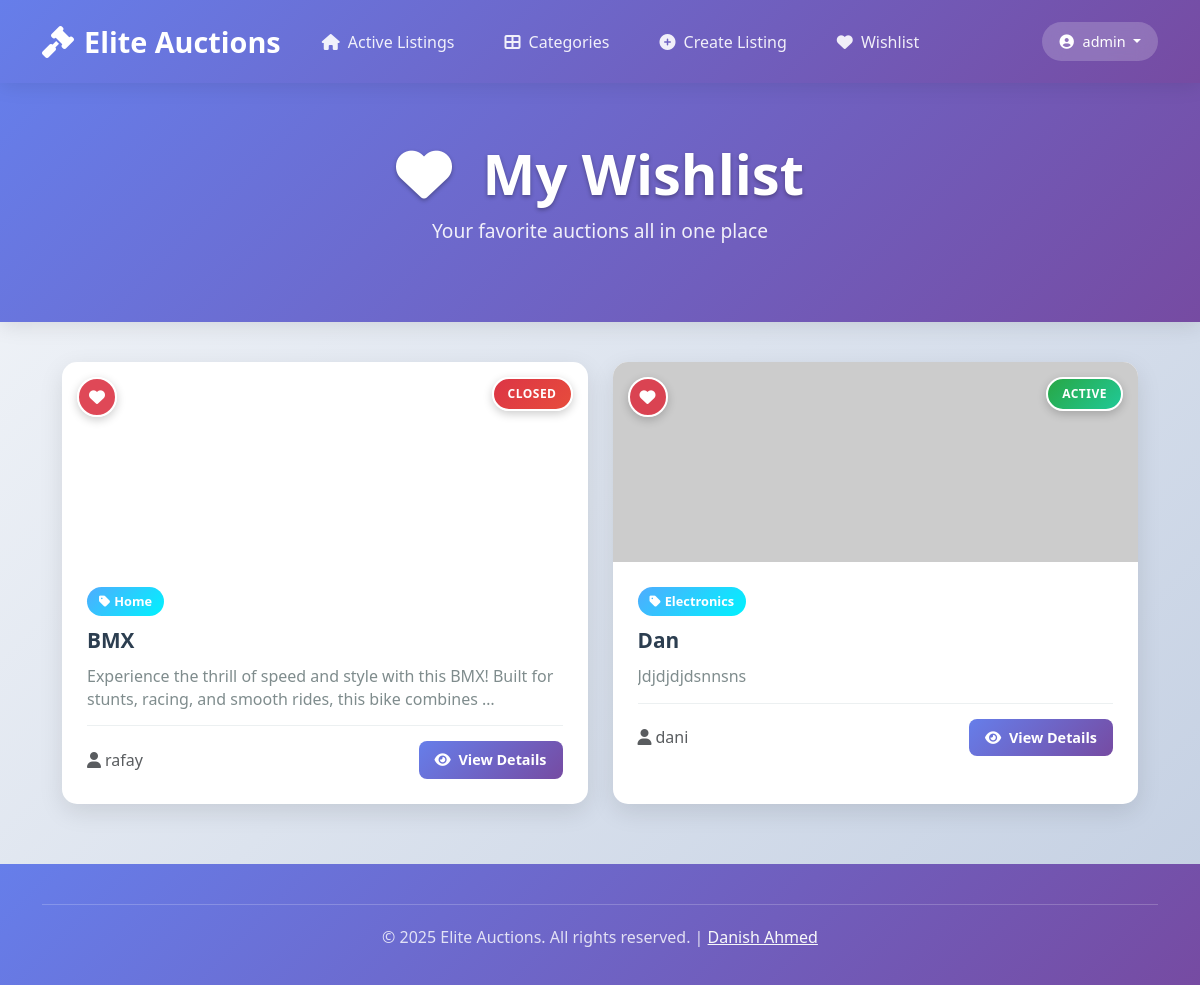
/wishlist (signed in), run on the app's committed database.
### auctions/models.py (models this page shows, shortened)
class User(AbstractUser):
    pass

class Listing(models.Model):
    title=models.CharField(max_length=64)
    desc=models.TextField()
    url=models.URLField(blank=True)
    is_active = models.BooleanField(default=True)
    owner = models.ForeignKey("User", on_delete=models.CASCADE)
    winner = models.ForeignKey(User, on_delete=models.SET_NULL, null=True, blank=True, related_name="won_listings")
    category=models.CharField(max_length=64,blank=True,choices=[
        ("Fashion", "Fashion"),
        ("Toys", "Toys"),
        ("Electronics", "Electronics"),
        ("Home", "Home"),
        ]
    )

### auctions/views.py (the view)
# urls.py: path('wishlist',views.wishlist,name="wishlist"),
@login_required
def wishlist(request):
    user = request.user
    wishlist, created = WishList.objects.get_or_create(user=user)
    return render(request, 'auctions/wishlist.html', {
        "wishlist": wishlist.listings.all()
    })

### auctions/templates/auctions/wishlist.html (shortened to what this page needs)
{% extends "auctions/layout.html" %}
{% load static %}
{% block head %}
<link href="https://cdnjs.cloudflare.com/ajax/libs/font-awesome/6.4.0/css/all.min.css" rel="stylesheet">
{% endblock %}
{% block body %}
<div class="main-header">
    <div class="container">
        <h2 class="display-4">
            <i class="fas fa-heart me-3"></i>
            My Wishlist
        </h2>
        <p>Your favorite auctions all in one place</p>
    </div>
</div>
<div class="container">
    {% if wishlist %}
    <div class="wishlist-grid">
        {% for listing in wishlist %}
        <a href="{% url 'listing' listing.pk %}" class="wishlist-card">
            <div class="heart-icon">
                <i class="fas fa-heart"></i>
            </div>
            <span class="status-badge {% if listing.is_active %}status-active{% else %}status-closed{% endif %}">
                {% if listing.is_active %}ACTIVE{% else %}CLOSED{% endif %}
            </span>
            <div class="card-image" style="background-image: url('{% firstof listing.url "https://via.placeholder.com/300x200?text=No+Image" %}')">
            </div>
            <div class="card-content">
                {% if listing.category %}
                <span class="card-category">
                    <i class="fas fa-tag me-1"></i>{{ listing.category }}
                </span>
                {% endif %}
                <h5 class="card-title">{{ listing.title }}</h5>
                {% if listing.desc %}
                <p class="card-description">{{ listing.desc|truncatechars:120 }}</p>
                {% endif %}
                <div class="card-footer">
                    <span class="text-muted">
                        <i class="fas fa-user me-1"></i>{{ listing.owner.username }}
                    </span>
                    <span class="view-btn">
                        <i class="fas fa-eye me-1"></i> View Details
                    </span>
                </div>
            </div>
        </a>
        {% endfor %}
    </div>
    {% endif %}
</div>
{% endblock %}

### auctions/templates/auctions/layout.html (shortened to what this page needs)
{% load static %}
<!DOCTYPE html>
<html lang="en">
<head>
    <link href="https://cdnjs.cloudflare.com/ajax/libs/bootstrap/5.3.0/css/bootstrap.min.css" rel="stylesheet">
    <link href="https://cdnjs.cloudflare.com/ajax/libs/font-awesome/6.4.0/css/all.min.css" rel="stylesheet">
    <link href="{% static 'auctions/styles.css' %}" rel="stylesheet">
    {% block head %}{% endblock %}
</head>
<body>
    <nav class="navbar navbar-expand-lg modern-navbar fixed-top">
        <div class="container">
            <a class="navbar-brand" href="{% url 'index' %}">
                <i class="fas fa-gavel"></i>
                Elite Auctions
            </a>
            <div class="collapse navbar-collapse" id="navbarNav">
                <ul class="navbar-nav me-auto">
                    <li class="nav-item">
                        <a class="nav-link" href="{% url 'index' %}">
                            <i class="fas fa-home me-1"></i>
                            Active Listings
                        </a>
                    </li>
                    <li class="nav-item">
                        <a class="nav-link" href="{% url 'categories' %}">
                            <i class="fas fa-th-large me-1"></i>
                            Categories
                        </a>
                    </li>
                    {% if user.is_authenticated %}
                        <li class="nav-item">
                            <a class="nav-link" href="{% url 'createListing' %}">
                                <i class="fas fa-plus-circle me-1"></i>
                                Create Listing
                            </a>
                        </li>
                        <li class="nav-item">
                            <a class="nav-link" href="{% url 'wishlist' %}">
                                <i class="fas fa-heart me-1"></i>
                                Wishlist
                            </a>
                        </li>
                    {% endif %}
                </ul>
                <div class="d-flex align-items-center">
                    {% if user.is_authenticated %}
                        <div class="dropdown">
                            <button class="btn dropdown-toggle user-badge" type="button" data-bs-toggle="dropdown">
                                <i class="fas fa-user-circle"></i>
                                {{ user.username }}
                            </button>
                        </div>
                    {% endif %}
                </div>
            </div>
        </div>
    </nav>
    <main style="margin-top: var(--nav-height);">
        <div class="page-content">
            {% block body %}
            {% endblock %}
        </div>
    </main>
    <footer class="modern-footer">
        <div class="container">
            <div class="footer-bottom">
                <p>&copy; 2025 Elite Auctions. All rights reserved. | <a href="https://www.linkedin.com/in/danish-ahmed-6b46b4343/" class="text-light">Danish Ahmed</a></p>
            </div>
        </div>
    </footer>
</body>
</html>

### auctions/static/auctions/styles.css (style rules this page uses)
:root { --primary-gradient: linear-gradient(135deg, #667eea 0%, #764ba2 100%); --success-gradient: linear-gradient(135deg, #4facfe 0%, #00f2fe 100%); --danger-gradient: linear-gradient(135deg, #fa709a 0%, #fee140 100%); --card-shadow: 0 8px 25px rgba(0, 0, 0, 0.1); --card-shadow-hover: 0 15px 35px rgba(0, 0, 0, 0.15); }
body { background: linear-gradient(135deg, #f5f7fa 0%, #c3cfe2 100%); font-family: 'Segoe UI', Tahoma, Geneva, Verdana, sans-serif; min-height: 100vh; }
.main-header { background: var(--primary-gradient); padding: 60px 0; margin-bottom: 40px; color: white; text-align: center; box-shadow: 0 4px 20px rgba(0, 0, 0, 0.1); }
.status-active { background: var(--success-gradient); }
.status-closed { background: var(--danger-gradient); }

### auctions/templates/auctions/wishlist.html (style rules this page uses)
.main-header { background: linear-gradient(135deg, #667eea 0%, #764ba2 100%); padding: 60px 0; margin-bottom: 40px; color: white; text-align: center; box-shadow: 0 4px 20px rgba(0, 0, 0, 0.1); }
.main-header h2 { font-weight: 700; text-shadow: 0 2px 4px rgba(0, 0, 0, 0.3); margin: 0; }
.main-header p { font-size: 1.2rem; opacity: 0.9; margin-top: 10px; }
.wishlist-grid { display: grid; grid-template-columns: repeat(auto-fill, minmax(350px, 1fr)); gap: 25px; max-width: 1200px; margin: 0 auto; padding: 0 20px; }
.wishlist-card { background: white; border-radius: 15px; box-shadow: 0 8px 25px rgba(0, 0, 0, 0.1); overflow: hidden; transition: all 0.3s ease; position: relative; text-decoration: none; color: inherit; }
.wishlist-card .card-image { width: 100%; height: 200px; background-size: cover; background-position: center; position: relative; }
.wishlist-card .card-content { padding: 25px; }
.wishlist-card .card-title { font-size: 1.3rem; font-weight: 600; color: #2c3e50; margin-bottom: 10px; line-height: 1.4; }
.wishlist-card .card-description { color: #7f8c8d; line-height: 1.4; margin-bottom: 15px; display: -webkit-box; -webkit-line-clamp: 3; -webkit-box-orient: vertical; overflow: hidden; }
.wishlist-card .card-category { display: inline-block; background: linear-gradient(135deg, #4facfe 0%, #00f2fe 100%); color: white; padding: 5px 12px; border-radius: 20px; font-size: 0.8rem; font-weight: 600; margin-bottom: 10px; }
.wishlist-card .card-footer { display: flex; justify-content: space-between; align-items: center; margin-top: 15px; padding-top: 15px; border-top: 1px solid #ecf0f1; }
.wishlist-card .view-btn { background: linear-gradient(135deg, #667eea 0%, #764ba2 100%); color: white; padding: 8px 16px; border-radius: 8px; font-size: 0.9rem; font-weight: 600; text-decoration: none; transition: all 0.3s ease; }
.status-badge { position: absolute; top: 15px; right: 15px; z-index: 10; padding: 6px 14px; border-radius: 20px; font-size: 0.75rem; font-weight: 700; text-transform: uppercase; letter-spacing: 0.5px; box-shadow: 0 3px 10px rgba(0, 0, 0, 0.2); border: 2px solid white; }
.status-active { background: linear-gradient(135deg, #28a745, #20c997); color: white; }
.status-closed { background: linear-gradient(135deg, #dc3545, #e74c3c); color: white; }
.heart-icon { position: absolute; top: 15px; left: 15px; z-index: 10; background: rgba(220, 53, 69, 0.9); color: white; width: 40px; height: 40px; border-radius: 50%; display: flex; align-items: center; justify-content: center; box-shadow: 0 3px 10px rgba(0, 0, 0, 0.2); border: 2px solid white; }

### data on the page
User: username "admin"
Listing: is_active "CLOSED", category "Home", title "BMX", desc "Experience the thrill of speed and style with this BMX! Built for stunts, racing, and smooth rides, this bike combines …", owner.username "rafay"
Listing: is_active "ACTIVE", category "Electronics", title "Dan", desc "Jdjdjdjdsnnsns", owner.username "dani"
